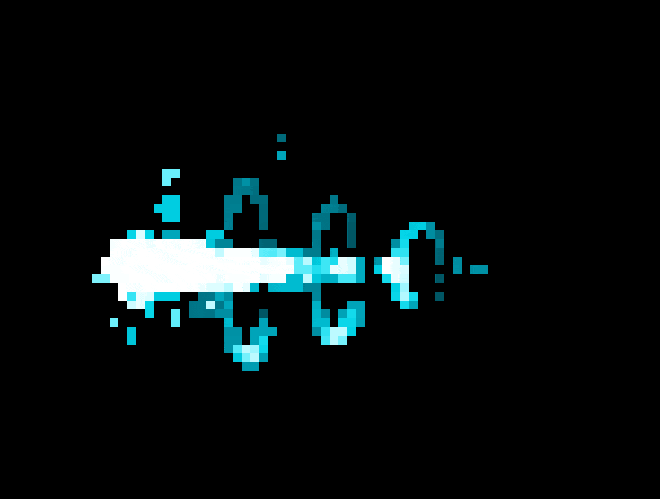
#> input picture assets/PERSONAGENS/INIMIGOS PRINCIPAIS/BossPrincipal/disparo-energia.gif, 660 x 499 px
$ python preparar-disparo-energia.py --preparar
#> lines starting #> are read from the running program, lines starting #| are printed output that depends on the picture
"""Extrai a animação de energia sem redesenhar, redimensionar ou quantizar cores.

Requer Pillow. --preparar gera derivados; --verificar confere todos os pixels.
A opção B (remover também preto puro fechado pelos anéis) foi escolhida pelo
usuário após a prévia dos quadros 1, 31 e 46. Só RGB (0, 0, 0) é removido.
"""
import argparse
import hashlib
import json
from pathlib import Path

from PIL import Image, ImageChops

RAIZ = Path(__file__).resolve().parents[1]
PASTA = RAIZ / "assets/PERSONAGENS/INIMIGOS PRINCIPAIS/BossPrincipal"
FONTE = PASTA / "disparo-energia.gif"
DESTINO = PASTA / "derivados"
GIF = "disparo-energia-transparente.gif"
FOLHA = "disparo-energia-quadros.png"
MANIFESTO = "disparo-energia.json"
COLUNAS = 8
QUADROS_POR_PAGINA = 32
COLUNAS_PAGINA = 4


def remover_preto(quadro):
    """Só altera alfa de preto puro; não altera RGB nem tons azuis escuros."""
    resultado = quadro.convert("RGBA").copy()
    r, g, b, alfa = resultado.split()
    colorido = ImageChops.lighter(ImageChops.lighter(r, g), b)
    mascara = colorido.point(lambda valor: 0 if valor == 0 else 255)
    resultado.putalpha(ImageChops.darker(alfa, mascara))
    return resultado


def ler_fonte():
    hash_original = hashlib.sha256(FONTE.read_bytes()).hexdigest()
    originais, quadros, duracoes = [], [], []
    with Image.open(FONTE) as gif:
        tamanho, loop = gif.size, gif.info.get("loop")
        assert gif.n_frames == 61, "Reavaliar a prévia se a fonte mudar de sequência."
        for indice in range(gif.n_frames):
            gif.seek(indice)
            original = gif.convert("RGBA").copy()
            originais.append(original)
            quadros.append(remover_preto(original))
            duracoes.append(gif.info["duration"])
    return hash_original, tamanho, loop, originais, quadros, duracoes


def folha(quadros, colunas):
    largura, altura = quadros[0].size
    imagem = Image.new("RGBA", (largura * colunas,
        altura * ((len(quadros) + colunas - 1) // colunas)))
    for indice, quadro in enumerate(quadros):
        # Sem máscara de paste: copia inclusive o alfa e os RGB originais.
        imagem.paste(quadro, (indice % colunas * largura, indice // colunas * altura))
    return imagem


def gravar_gif(quadros, duracoes, loop):
    # Paleta exata, sem quantização: 200 cores visíveis + índice transparente.
    cores = sorted({rgb[:3] for quadro in quadros for rgb in quadro.get_flattened_data() if rgb[3]})
    assert len(cores) <= 255, "Paleta excede o GIF; não reduzir cores automaticamente."
    indices = {cor: i + 1 for i, cor in enumerate(cores)}
    paleta = [0, 0, 0] + [canal for cor in cores for canal in cor]
    paleta += [0] * (768 - len(paleta))
    frames = []
    for quadro in quadros:
        pixels = bytes(indices[p[:3]] if p[3] else 0 for p in quadro.get_flattened_data())
        imagem = Image.frombytes("P", quadro.size, pixels)
        imagem.putpalette(paleta)
        frames.append(imagem)
    opcoes = {} if loop is None else {"loop": loop}
    frames[0].save(DESTINO / GIF, save_all=True, append_images=frames[1:],
        duration=duracoes, transparency=0, background=0, disposal=2,
        optimize=False, **opcoes)


def conferir_pixel_a_pixel(esperado, atual, nome):
    assert atual.size == esperado.size, (nome, "Dimensões alteradas")
    assert atual.convert("RGBA").tobytes() == esperado.tobytes(), (nome, "Pixels alterados")


def executar(verificar):
    hash_original, tamanho, loop, originais, quadros, duracoes = ler_fonte()
#> in ler_fonte, gif is the input picture: PIL image 660x499 P; mean R, G, B 8.3, 15.4, 16.2
#> in ler_fonte, `tamanho, loop = gif.size, gif.info.get("loop")`: tamanho = (660, 499); loop = 0
#> the loop in ler_fonte, `for indice in range(gif.n_frames):` made 61 passes
#> pass 1, in remover_preto, `r, g, b, alfa = resultado.split()`:
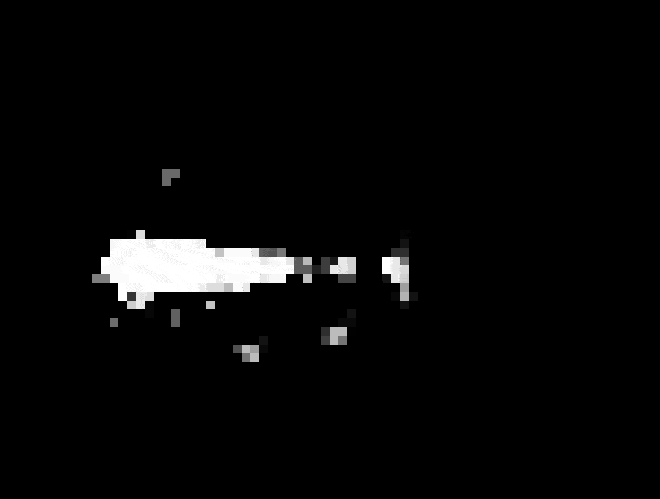
#> r: PIL image 660x499 L; min 0, max 255, mean 8.3
#> pass 1, in remover_preto, `r, g, b, alfa = resultado.split()`:
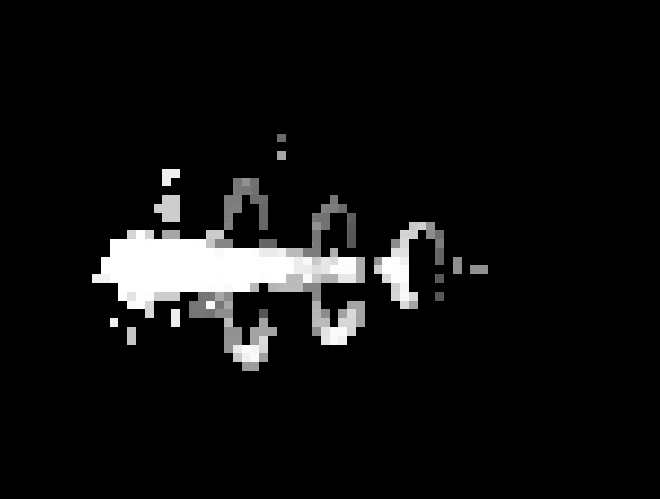
#> g: PIL image 660x499 L; min 0, max 255, mean 15.4
#> after the loop in ler_fonte, `for indice in range(gif.n_frames):`:
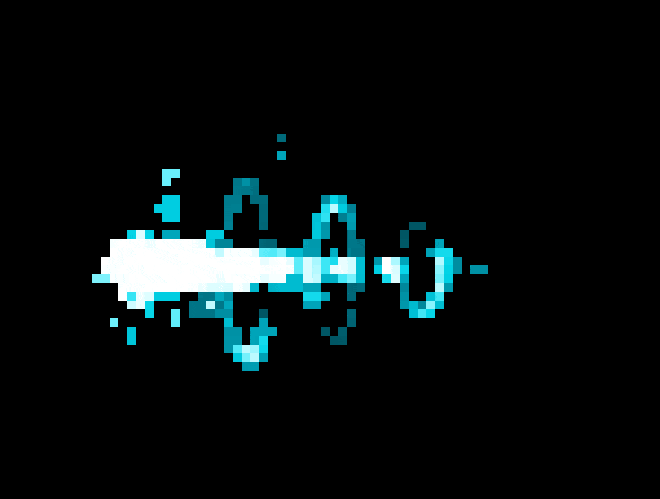
#> gif: PIL image 660x499 RGB; mean R, G, B 8.3, 15.6, 16.4
#> after the loop in ler_fonte, `for indice in range(gif.n_frames):`: duracoes = 61 values from 20 to 20; originais = 61 items
#> tamanho = (660, 499); loop = 0; originais = 61 items; quadros = 61 items; duracoes = 61 values from 20 to 20
    if not verificar:
        # A geração integral só ocorre depois de uma prévia ter sido apresentada.
        assert (DESTINO / "disparo-energia-previa-interiores.png").exists(), "Gerar a prévia antes."
        DESTINO.mkdir(exist_ok=True)
    imagens = {FOLHA: folha(quadros, COLUNAS)}
#> in folha, `imagem = Image.new("RGBA", (largura * colunas, altura * ((len(quadros)..`: imagem: PIL image 5280x3992 RGBA; every value is 0
#> the loop in folha, `for indice, quadro in enumerate(quadros):` made 61 passes
#> after the loop in folha, `for indice, quadro in enumerate(quadros):`:
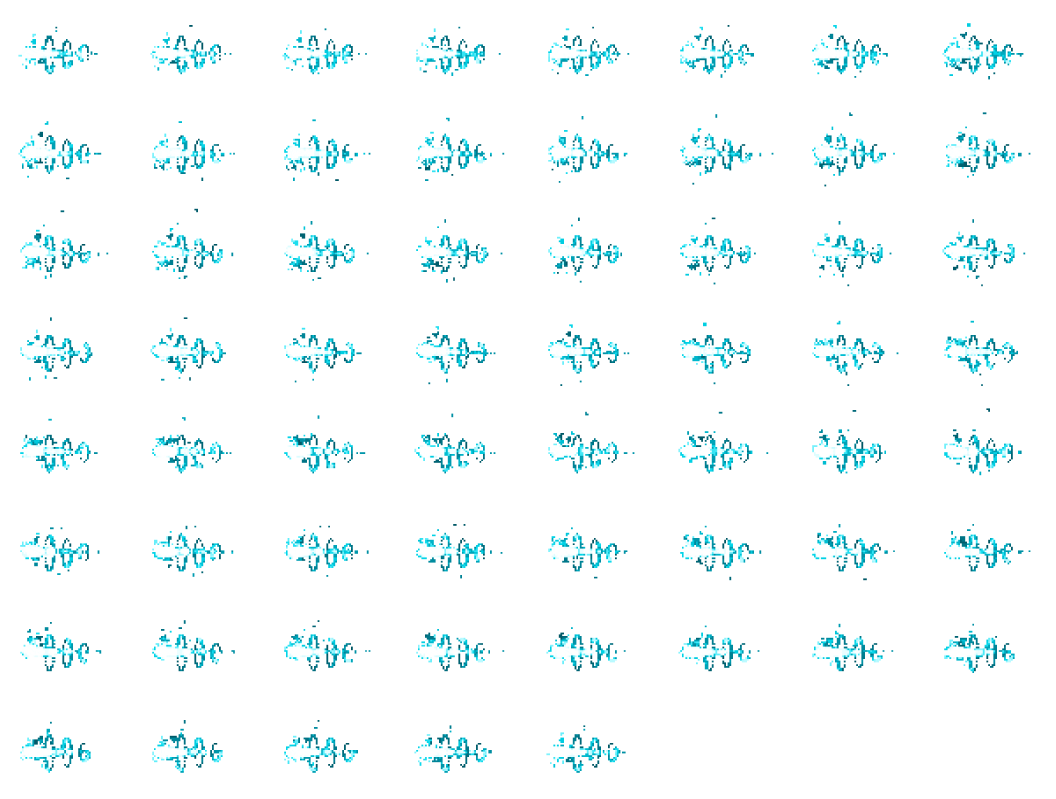
#> imagem: PIL image 5280x3992 RGBA (shown at 1/5 size); mean R, G, B, A 7.7, 14.9, 15.8, 18.8; transparent parts drawn white
    paginas = []
    for inicio in range(0, len(quadros), QUADROS_POR_PAGINA):
        parte = quadros[inicio:inicio + QUADROS_POR_PAGINA]
        nome = f"disparo-energia-pagina-{len(paginas) + 1}.png"
        imagens[nome] = folha(parte, COLUNAS_PAGINA)
        assert max(imagens[nome].size) <= 4096, "Página excede textura de 4096px."
        paginas.append({"arquivo": nome, "primeiroQuadro": inicio, "quadros": len(parte),
            "colunas": COLUNAS_PAGINA})
#> this loop made 2 passes
#> (nome, largura in folha, altura in folha) on pass 1: ('disparo-energia-pagina-1.png', 660, 499)
#> (inicio, nome, largura in folha, altura in folha) on pass 2: (32, 'disparo-energia-pagina-2.png', 660, 499)
#> after the loop, imagens = 3 items; paginas = 2 items
    manifesto = {
        "original": FONTE.name, "sha256Original": hash_original,
        "larguraFrame": tamanho[0], "alturaFrame": tamanho[1], "quadros": len(quadros),
        "duracoesMs": duracoes, "duracaoTotalMs": sum(duracoes), "loop": loop,
        "gif": GIF, "folha": FOLHA, "colunas": COLUNAS, "paginasJogo": paginas,
        "criterio": "RGB 0,0,0 transparente, incluindo interiores (opção B aprovada)",
#> (the run stopped early here; a loop or call above may not have finished)
